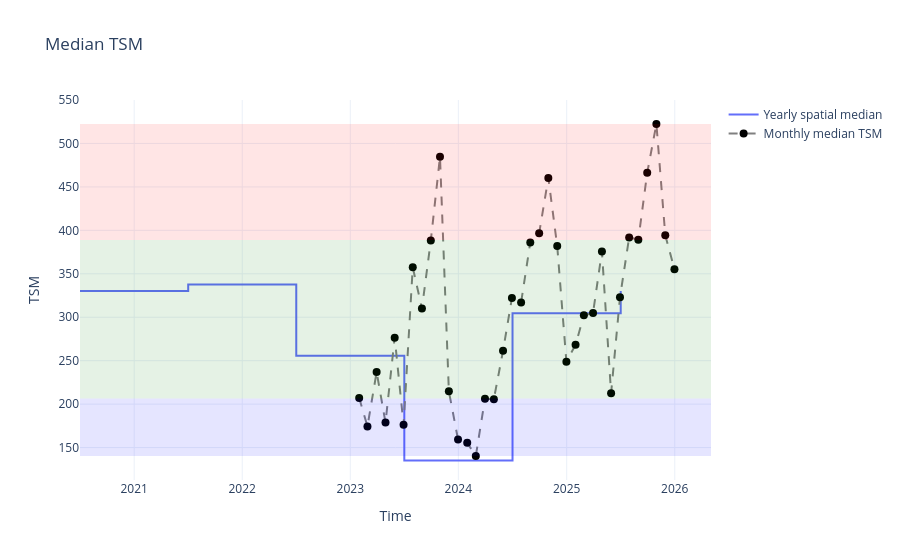

Notebook code for this chart:
### Code cell
x = tsm_month_median.time.values
y = tsm_month_median.values

q1, q2 = quantile_vals[1], quantile_vals[2]

status = xr.where(
    y < q1, "Low",
    xr.where(y < q2, "Normal", "High")
)

# Get the yearly data from the wq_annual product
year_x = ds.tsm.time.values
year_y = ds.tsm.median(dim=("x","y")).values

fig = go.Figure()

# Low band
fig.add_hrect(
    y0=quantile_vals[0], y1=quantile_vals[1],
    fillcolor="blue", opacity=0.1,
    line_width=0
)

# Normal band
fig.add_hrect(
    y0=quantile_vals[1], y1=quantile_vals[2],
    fillcolor="green", opacity=0.1,
    line_width=0
)

# High band
fig.add_hrect(
    y0=quantile_vals[2], y1=quantile_vals[3],
    fillcolor="red", opacity=0.1,
    line_width=0
)

# Yearly step line
fig.add_trace(
    go.Scatter(
        x=year_x,
        y=year_y,
        mode="lines",
        line_shape="hv",
        name="Yearly spatial median"
    )
)

# Monthly points
fig.add_trace(
    go.Scatter(
        x=x,
        y=y,
        mode="lines+markers",
        name="Monthly median TSM",
        line=dict(color="grey", dash="dash"),
        marker=dict(color="black", size=8),
        customdata=status,
        hovertemplate=
        "<b>Date</b>: %{x}<br>"
        "<b>TSM</b>: %{y:.2f}<br>"
        "<b>Status</b>: %{customdata}<extra></extra>"
    )
)

fig.update_layout(
    title="Median TSM",
    yaxis_title="TSM",
    template="plotly_white",
    hovermode="x unified",
    dragmode="zoom",
    xaxis=dict(
        title="Time",
        type="date"
    )
)

fig.show()

### Figure 1 — Plotly figure (JSON) as saved in the notebook; plotly's stock layout.template omitted (floating-point values rounded to 4 significant figures)
{"data": [{"line": {"shape": "hv"}, "mode": "lines", "name": "Yearly spatial median", "type": "scatter", "x": ["2020-07-01T23:59:59.999999000", "2021-07-02T11:59:59.999999000", "2022-07-02T11:59:59.999999000", "2023-07-02T11:59:59.999999000", "2024-07-01T23:59:59.999999000", "2025-07-02T11:59:59.999999000"], "y": [330.2, 337.6, 255.7, 135.1, 304.6, 330.2]}, {"customdata": ["Normal", "Low", "Normal", "Low", "Normal", "Low", "Normal", "Normal", "Normal", "High", "Normal", "Low", "Low", "Low", "Low", "Low", "Normal", "Normal", "Normal", "Normal", "High", "High", "Normal", "Normal", "Normal", "Normal", "Normal", "Normal", "Normal", "Normal", "High", "High", "High", "High", "High", "Normal"], "hovertemplate": "<b>Date</b>: %{x}<br><b>TSM</b>: %{y:.2f}<br><b>Status</b>: %{customdata}<extra></extra>", "line": {"color": "grey", "dash": "dash"}, "marker": {"color": "black", "size": 8}, "mode": "lines+markers", "name": "Monthly median TSM", "type": "scatter", "x": ["2023-01-31T00:00:00.000000000", "2023-02-28T00:00:00.000000000", "2023-03-31T00:00:00.000000000", "2023-04-30T00:00:00.000000000", "2023-05-31T00:00:00.000000000", "2023-06-30T00:00:00.000000000", "2023-07-31T00:00:00.000000000", "2023-08-31T00:00:00.000000000", "2023-09-30T00:00:00.000000000", "2023-10-31T00:00:00.000000000", "2023-11-30T00:00:00.000000000", "2023-12-31T00:00:00.000000000", "2024-01-31T00:00:00.000000000", "2024-02-29T00:00:00.000000000", "2024-03-31T00:00:00.000000000", "2024-04-30T00:00:00.000000000", "2024-05-31T00:00:00.000000000", "2024-06-30T00:00:00.000000000", "2024-07-31T00:00:00.000000000", "2024-08-31T00:00:00.000000000", "2024-09-30T00:00:00.000000000", "2024-10-31T00:00:00.000000000", "2024-11-30T00:00:00.000000000", "2024-12-31T00:00:00.000000000", "2025-01-31T00:00:00.000000000", "2025-02-28T00:00:00.000000000", "2025-03-31T00:00:00.000000000", "2025-04-30T00:00:00.000000000", "2025-05-31T00:00:00.000000000", "2025-06-30T00:00:00.000000000", "2025-07-31T00:00:00.000000000", "2025-08-31T00:00:00.000000000", "2025-09-30T00:00:00.000000000", "2025-10-31T00:00:00.000000000", "2025-11-30T00:00:00.000000000", "2025-12-31T00:00:00.000000000"], "y": [207.1, 174.3, 237.0, 178.7, 276.5, 176.3, 357.5, 310.0, 388.3, 484.7, 214.8, 159.2, 155.5, 140.3, 206.3, 205.7, 261.4, 322.0, 317.0, 386.0, 396.7, 460.4, 381.9, 248.8, 268.2, 302.2, 304.9, 375.7, 212.5, 322.9, 391.9, 389.3, 466.2, 522.4, 394.5, 355.1]}], "layout": {"dragmode": "zoom", "hovermode": "x unified", "shapes": [{"fillcolor": "blue", "line": {"width": 0}, "opacity": 0.1, "type": "rect", "x0": 0, "x1": 1, "xref": "x domain", "y0": 140.3, "y1": 206.6, "yref": "y"}, {"fillcolor": "green", "line": {"width": 0}, "opacity": 0.1, "type": "rect", "x0": 0, "x1": 1, "xref": "x domain", "y0": 206.6, "y1": 389.0, "yref": "y"}, {"fillcolor": "red", "line": {"width": 0}, "opacity": 0.1, "type": "rect", "x0": 0, "x1": 1, "xref": "x domain", "y0": 389.0, "y1": 522.4, "yref": "y"}], "title": {"text": "Median TSM"}, "xaxis": {"title": {"text": "Time"}, "type": "date"}, "yaxis": {"title": {"text": "TSM"}}}}
